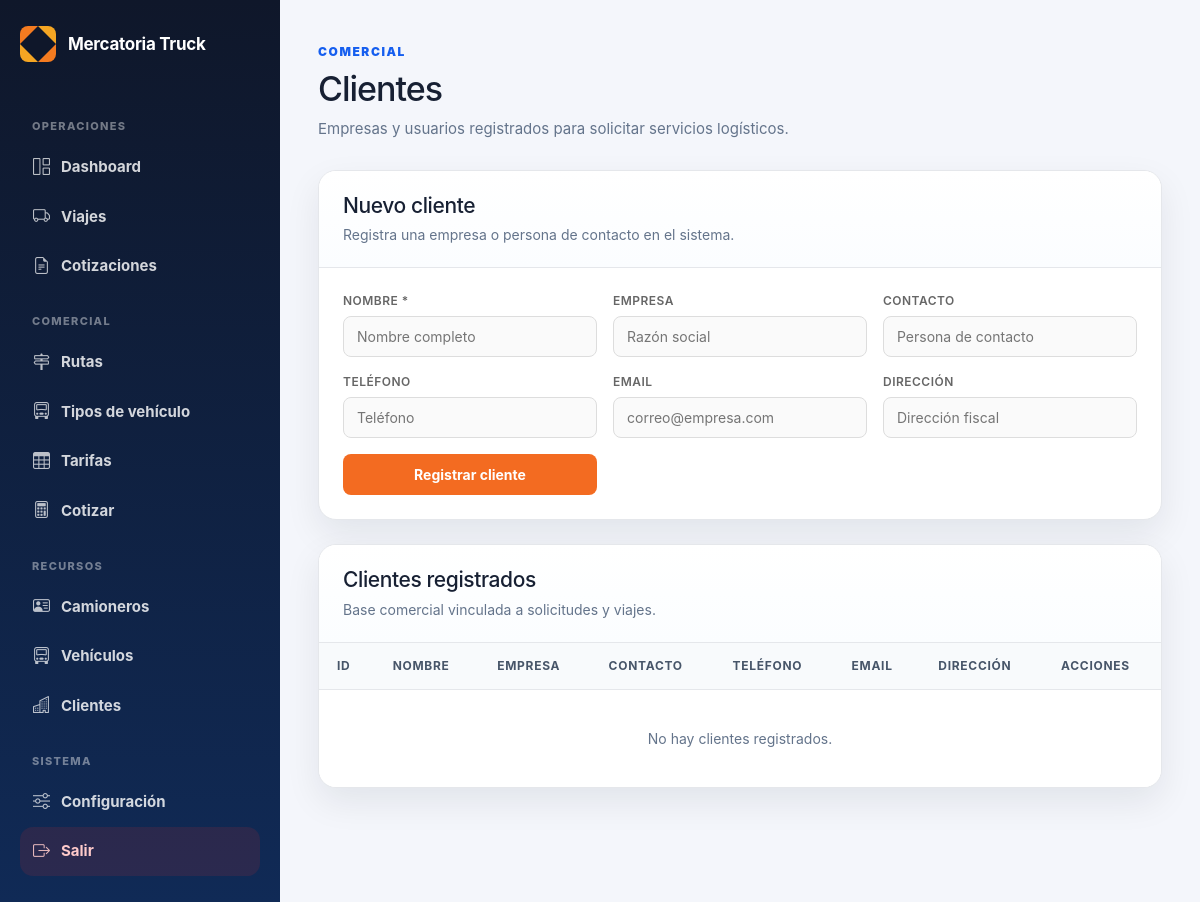
Page /admin/clientes (signed in) on the earlier database version.
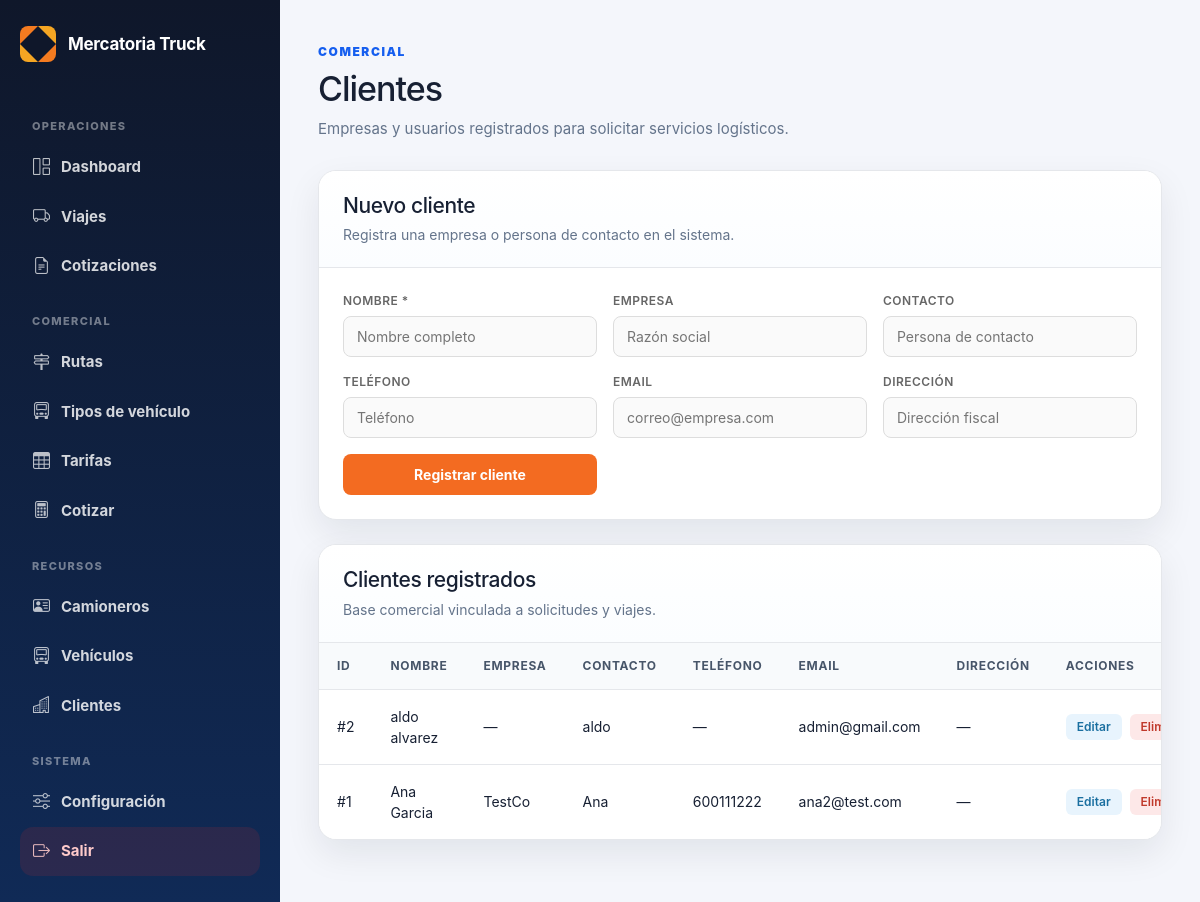
Same page on the later database version.
### tables this page shows
CREATE TABLE clientes (
        id INTEGER PRIMARY KEY AUTOINCREMENT,
        usuario_id INTEGER,
        nombre TEXT,
        empresa TEXT,
        contacto TEXT,
        telefono TEXT,
        email TEXT,
        direccion TEXT,
        activo INTEGER DEFAULT 1,
        fecha_creacion TEXT DEFAULT CURRENT_TIMESTAMP
    );

### routes/admin.py (the view, shortened to what this page needs)
@admin_bp.route("/clientes", methods=["GET", "POST"])
def admin_clientes():
    if not requiere_admin():
        return redirect("/login")
    conexion = conectar()
    cursor = conexion.cursor()
    cursor.execute("""
        SELECT id, nombre, empresa, contacto, telefono, email, direccion
        FROM clientes
        ORDER BY id DESC
    """)
    lista = cursor.fetchall()
    conexion.close()
    return render_template("admin/clientes.html", lista=lista)

### routes/admin.py (called while the page is built)
def conectar():
    conexion = sqlite3.connect("mercatoria.db")
    conexion.row_factory = sqlite3.Row
    return conexion

def requiere_admin():
    return "usuario" in session and session.get("rol") in ["admin", "operador"]

### templates/admin/clientes.html (shortened to what this page needs)
{% extends "admin/base_admin.html" %}
{% block contenido %}
<div class="page-header">
    <div>
        <span class="eyebrow">Comercial</span>
        <h1>Clientes</h1>
        <p>Empresas y usuarios registrados para solicitar servicios logísticos.</p>
    </div>
</div>
<section class="panel" style="margin-bottom: 24px;">
    <div class="panel-header">
        <div>
            <h2>Nuevo cliente</h2>
            <p>Registra una empresa o persona de contacto en el sistema.</p>
        </div>
    </div>
    <div style="padding: 24px;">
        <form method="POST" action="/admin/clientes" class="form-crud-grid">
            <div class="form-crud-field">
                <label>Nombre *</label>
                <input type="text" name="nombre" class="input-crud" required placeholder="Nombre completo">
            </div>
            <div class="form-crud-field">
                <label>Empresa</label>
                <input type="text" name="empresa" class="input-crud" placeholder="Razón social">
            </div>
            <div class="form-crud-field">
                <label>Contacto</label>
                <input type="text" name="contacto" class="input-crud" placeholder="Persona de contacto">
            </div>
            <div class="form-crud-field">
                <label>Teléfono</label>
                <input type="text" name="telefono" class="input-crud" placeholder="Teléfono">
            </div>
            <div class="form-crud-field">
                <label>Email</label>
                <input type="email" name="email" class="input-crud" placeholder="correo@empresa.com">
            </div>
            <div class="form-crud-field">
                <label>Dirección</label>
                <input type="text" name="direccion" class="input-crud" placeholder="Dirección fiscal">
            </div>
            <div class="form-crud-field form-crud-submit">
                <button type="submit" class="btn-crud-primary">Registrar cliente</button>
            </div>
        </form>
    </div>
</section>
<section class="panel">
    <div class="panel-header">
        <div>
            <h2>Clientes registrados</h2>
            <p>Base comercial vinculada a solicitudes y viajes.</p>
        </div>
    </div>
    <div class="table-wrapper">
        <table class="data-table">
            <thead>
                <tr>
                    <th>ID</th>
                    <th>Nombre</th>
                    <th>Empresa</th>
                    <th>Contacto</th>
                    <th>Teléfono</th>
                    <th>Email</th>
                    <th>Dirección</th>
                    <th>Acciones</th>
                </tr>
            </thead>
            <tbody>
                {% for c in lista %}
                <tr>
                    <td>#{{ c["id"] }}</td>
                    <td>{{ c["nombre"] }}</td>
                    <td>{{ c["empresa"] or "—" }}</td>
                    <td>{{ c["contacto"] or "—" }}</td>
                    <td>{{ c["telefono"] or "—" }}</td>
                    <td>{{ c["email"] or "—" }}</td>
                    <td>{{ c["direccion"] or "—" }}</td>
                    <td class="td-acciones">
                        <a href="/admin/clientes/{{ c['id'] }}/editar" class="btn-accion-edit">Editar</a>
                        <form method="POST" action="/admin/clientes/{{ c['id'] }}/eliminar"
                              style="display:inline"
                              onsubmit="return confirm('¿Confirmar eliminación?')">
                            <button type="submit" class="btn-accion-del">Eliminar</button>
                        </form>
                    </td>
                </tr>
                {% else %}
                <tr>
                    <td colspan="8" class="empty-state">No hay clientes registrados.</td>
                </tr>
                {% endfor %}
            </tbody>
        </table>
    </div>
</section>
{% endblock %}

### templates/admin/base_admin.html (shortened to what this page needs)
<!DOCTYPE html>
<html lang="es">
<head>
    <link rel="stylesheet" href="https://cdn.jsdelivr.net/npm/bootstrap-icons@1.11.3/font/bootstrap-icons.min.css">
    <link rel="stylesheet" href="https://cdn.jsdelivr.net/npm/bootstrap@5.3.0/dist/css/bootstrap.min.css">
    <link rel="stylesheet" href="/static/css/admin.css">
</head>
<body>
<div class="app-shell">
    <aside class="sidebar">
        <div class="brand">
            <strong>Mercatoria Truck</strong>
        </div>
        <nav class="sidebar-nav">
            <div class="nav-section">Operaciones</div>
            <a href="/admin" class="nav-item">
                <i class="bi bi-grid-1x2"></i>
                <span>Dashboard</span>
            </a>
            <a href="/admin/viajes" class="nav-item">
                <i class="bi bi-truck"></i>
                <span>Viajes</span>
            </a>
            <a href="/admin/comercial/cotizaciones" class="nav-item">
                <i class="bi bi-file-earmark-text"></i>
                <span>Cotizaciones</span>
            </a>
            <div class="nav-section">Comercial</div>
            <a href="/admin/comercial/rutas" class="nav-item">
                <i class="bi bi-signpost-2"></i>
                <span>Rutas</span>
            </a>
            <a href="/admin/comercial/vehiculos" class="nav-item">
                <i class="bi bi-truck-front"></i>
                <span>Tipos de vehículo</span>
            </a>
            <a href="/admin/comercial/tarifas" class="nav-item">
                <i class="bi bi-table"></i>
                <span>Tarifas</span>
            </a>
            <a href="/admin/comercial/cotizar" class="nav-item">
                <i class="bi bi-calculator"></i>
                <span>Cotizar</span>
            </a>
            <div class="nav-section">Recursos</div>
            <a href="/admin/camioneros" class="nav-item">
                <i class="bi bi-person-vcard"></i>
                <span>Camioneros</span>
            </a>
            <a href="/admin/vehiculos" class="nav-item">
                <i class="bi bi-truck-front"></i>
                <span>Vehículos</span>
            </a>
            <a href="/admin/clientes" class="nav-item">
                <i class="bi bi-buildings"></i>
                <span>Clientes</span>
            </a>
            <div class="nav-section">Sistema</div>
            {% if session.get('rol') == 'admin' %}
            <a href="/admin/configuracion" class="nav-item">
                <i class="bi bi-sliders"></i>
                <span>Configuración</span>
            </a>
            {% endif %}
            <a href="/logout" class="nav-item logout">
                <i class="bi bi-box-arrow-right"></i>
                <span>Salir</span>
            </a>
        </nav>
    </aside>
    <main class="main-content">
        {% block contenido %}{% endblock %}
    </main>
</div>
</body>
</html>

### static/css/admin.css (style rules this page uses)
:root { --bg: #f4f6fb; --panel: #ffffff; --panel-soft: #f8fafc; --text: #172033; --muted: #64748b; --primary: #155eef; --primary-dark: #0f3ea8; --border: #e5e7eb; --danger: #dc2626; --success: #16a34a; --warning: #f59e0b; --info: #0891b2; --sidebar: #0f172a; --sidebar-soft: #102a56; --shadow: 0 14px 35px rgba(15, 23, 42, 0.08); --radius: 18px; }
* { box-sizing: border-box; }
body { margin: 0; font-family: Inter, "Segoe UI", Arial, sans-serif; background: var(--bg); color: var(--text); }
.app-shell { display: flex; min-height: 100vh; }
.sidebar { width: 280px; min-height: 100vh; background: linear-gradient(180deg, var(--sidebar) 0%, var(--sidebar-soft) 100%); color: white; padding: 26px 20px; display: flex; flex-direction: column; }
.brand { display: flex; align-items: center; gap: 12px; margin-bottom: 34px; }
.brand-logo { width: 36px; height: 36px; flex-shrink: 0; }
.brand strong { font-size: 17px; line-height: 1; letter-spacing: -0.3px; color: white; }
.sidebar-nav { display: flex; flex-direction: column; height: 100%; }
.nav-section { margin: 22px 12px 8px; font-size: 11px; font-weight: 800; color: rgba(255,255,255,0.42); text-transform: uppercase; letter-spacing: 0.12em; }
.nav-item { display: flex; align-items: center; gap: 11px; padding: 12px 13px; border-radius: 13px; color: rgba(255,255,255,0.82); text-decoration: none; font-size: 15px; font-weight: 650; transition: all 0.18s ease; }
.nav-item i { font-size: 17px; opacity: 0.88; }
.nav-item.logout { margin-top: auto; background: rgba(220, 38, 38, 0.13); color: #fecaca; }
.main-content { flex: 1; padding: 38px; overflow-y: auto; }
.page-header { display: flex; justify-content: space-between; align-items: flex-start; gap: 22px; margin-bottom: 30px; }
.eyebrow { display: inline-flex; margin-bottom: 8px; color: var(--primary); font-size: 12px; font-weight: 900; text-transform: uppercase; letter-spacing: 0.13em; }
.page-header h1 { margin: 0; font-size: 34px; letter-spacing: -1px; }
.page-header p { margin: 8px 0 0; color: var(--muted); font-size: 15px; }
.panel { background: var(--panel); border: 1px solid var(--border); border-radius: var(--radius); box-shadow: var(--shadow); overflow: hidden; }
.panel-header { padding: 22px 24px; border-bottom: 1px solid var(--border); background: linear-gradient(180deg, #ffffff 0%, #fbfdff 100%); }
.panel-header h2 { margin: 0; font-size: 21px; letter-spacing: -0.4px; }
.panel-header p { margin: 6px 0 0; color: var(--muted); font-size: 14px; }
.table-wrapper { width: 100%; overflow-x: auto; }
.data-table { width: 100%; border-collapse: collapse; background: var(--panel); }
.data-table th { background: var(--panel-soft); color: #475569; padding: 14px 18px; text-align: left; font-size: 12px; text-transform: uppercase; letter-spacing: 0.06em; border-bottom: 1px solid var(--border); white-space: nowrap; }
.data-table td { padding: 16px 18px; border-bottom: 1px solid var(--border); font-size: 14px; vertical-align: middle; }
.data-table tr:last-child td { border-bottom: none; }

### templates/admin/clientes.html (style rules this page uses)
.form-crud-grid { display: grid; grid-template-columns: repeat(auto-fill, minmax(190px, 1fr)); gap: 16px; align-items: end; }
.form-crud-field label { display: block; font-size: 12px; color: #666; font-weight: 600; text-transform: uppercase; letter-spacing: .04em; margin-bottom: 6px; }
.input-crud { width: 100%; padding: 9px 13px; border: 1px solid #ddd; border-radius: 8px; font-size: 14px; box-sizing: border-box; background: #fafafa; }
.form-crud-submit { display: flex; align-items: flex-end; }
.btn-crud-primary { width: 100%; background: #F36B21; color: white; padding: 10px 18px; border: none; border-radius: 8px; font-size: 14px; font-weight: 700; cursor: pointer; }
.td-acciones { white-space: nowrap; }
.btn-accion-edit, .btn-accion-del { display: inline-block; padding: 4px 11px; border-radius: 6px; font-size: 12px; font-weight: 600; cursor: pointer; border: none; text-decoration: none; margin-right: 4px; }
.btn-accion-edit { background: #e8f4fd; color: #1a6fa0; }
.btn-accion-del { background: #fde8e8; color: #c0392b; }

Differences in the rows shown:
added clientes: id "2", nombre "aldo alvarez", empresa "—", contacto "aldo", telefono "—", email "admin@gmail.com", c "—"
added clientes: id "1", nombre "Ana Garcia", empresa "TestCo", contacto "Ana", telefono "600111222", email "ana2@test.com", c "—"
Other differences:
text no longer shown: "No hay clientes registrados."
